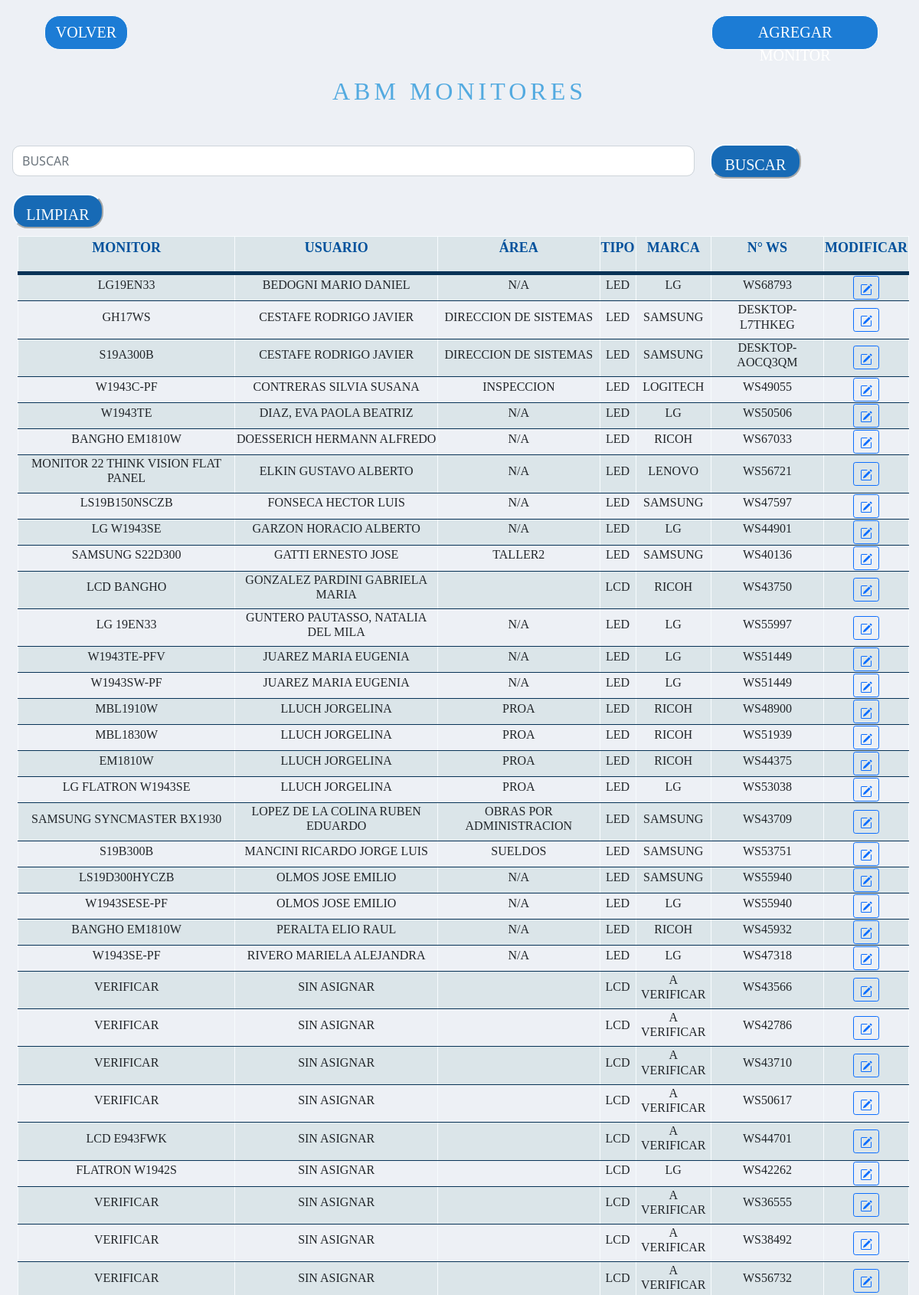
Screenshot of /abmmonitores.php (signed in, upper part) with the database file from the repository.
### tables this page shows
CREATE TABLE `periferico` (
  `ID_PERI` int(3) NOT NULL,
  `ID_TIPOP` int(3) NOT NULL,
  `NOMBREP` varchar(50) NOT NULL,
  `SERIEG` varchar(50) NOT NULL,
  `ID_MARCA` int(3) NOT NULL,
  `SERIE` varchar(50) NOT NULL,
  `ID_PROCEDENCIA` int(11) NOT NULL,
  `OBSERVACION` longtext NOT NULL,
  `TIPOP` varchar(50) NOT NULL,
  `MAC` varchar(50) NOT NULL,
  `RIP` varchar(50) NOT NULL,
  `IP` varchar(50) NOT NULL,
  `ID_PROVEEDOR` int(11) NOT NULL,
  `FACTURA` varchar(50) NOT NULL,
  `ID_AREA` int(11) NOT NULL,
  `ID_USUARIO` int(3) NOT NULL,
  `GARANTIA` varchar(100) NOT NULL,
  `ID_ESTADOWS` int(3) NOT NULL,
  `ID_MODELO` int(11) NOT NULL
);

CREATE TABLE `usuarios` (
  `ID_USUARIO` int(4) NOT NULL,
  `NOMBRE` varchar(50) NOT NULL,
  `CUIL` varchar(11) NOT NULL,
  `ID_AREA` int(3) NOT NULL,
  `PISO` varchar(3) NOT NULL,
  `INTERNO` varchar(10) NOT NULL,
  `CORREO` varchar(100) NOT NULL,
  `CORREO_PERSONAL` varchar(100) NOT NULL,
  `TELEFONO_PERSONAL` varchar(100) NOT NULL,
  `ID_TURNO` int(2) NOT NULL,
  `ACTIVO` varchar(8) NOT NULL,
  `OBSERVACION` longtext NOT NULL
);

CREATE TABLE `area` (
  `ID_AREA` int(5) NOT NULL,
  `AREA` text NOT NULL,
  `ID_REPA` int(3) NOT NULL,
  `ACTIVO` varchar(8) NOT NULL,
  `OBSERVACION` longtext NOT NULL
);

CREATE TABLE `tipop` (
  `ID_TIPOP` int(11) NOT NULL,
  `TIPO` varchar(50) NOT NULL
);

CREATE TABLE `marcas` (
  `ID_MARCA` int(11) NOT NULL,
  `MARCA` varchar(50) NOT NULL
);

### abmmonitores.php (the view, shortened to what this page needs)
<?php
include('conexion.php');
?>
<!DOCTYPE html>
<html>
<head>
    <link href="https://cdn.jsdelivr.net/npm/bootstrap@5.1.3/dist/css/bootstrap.min.css" rel="stylesheet">
    <link rel="stylesheet" href="https://cdn.jsdelivr.net/npm/bootstrap-icons@1.5.0/font/bootstrap-icons.css">
	<link rel="stylesheet" type="text/css" href="estiloallabm.css">
</head>
<body>
    <section id="inicio">
        <div id="reporteEst" style="width: 97%; margin-left: 20px;">
            <div class="form-group row justify-content-between" style="margin: 10px; padding:10px;">
                <a id="vlv"  href="abm.php" class="col-3 btn btn-primary " type="button"  value="VOLVER">VOLVER</a>
                <a id="agr"  href="agregarmonitor.php" class="col-3 btn btn-primary " type="button">AGREGAR MONITOR</a>
            </div>
         </div>
        <h1>ABM MONITORES</h1>
		<form method="POST" action="abmmonitores.php">
				<div class="form-group row">
					<input type="text" style="margin-left: 10px; width: 75%; height: 40px; margin-top: 12px; 	box-sizing: border-box; border-radius: 10px; text-transform:uppercase;" name="buscar"  placeholder="Buscar"  class="form-control largo col-xl-4 col-lg-4">
					<input id="vlva" class="button col-xl-2 col-lg-2" style="margin-left: 10px; margin-top: 10px;" type="submit" name="btn2" value="BUSCAR"></input>
					<input id="vlva" class="button col-xl-2 col-lg-2" style="margin-left: 10px; margin-top: 10px;" type="submit" name="btn1" value="LIMPIAR"></input>
				</div>
		</form>
        <?php
				echo "<table width=100%>
						<thead>
							<tr>
								<th><p>MONITOR</p></th>
								<th><p>USUARIO</p></th>
								<th><p>ÁREA</p></th>
								<th><p>TIPO</p></th>
                                <th><p>MARCA</p></th>
								<th><p>N° WS</p></th>
								<th><p>MODIFICAR</p></th>
							</tr>
						</thead>
					";
					if(isset($_POST['btn2']))
					{
						$doc = $_POST['buscar'];
						$consultar=mysqli_query($datos_base, "SELECT p.ID_PERI, u.NOMBRE, p.NOMBREP, t.TIPO, m.MARCA, p.SERIEG, a.AREA
						FROM periferico p
						INNER JOIN usuarios AS u ON u.ID_USUARIO = p.ID_USUARIO
						LEFT JOIN area AS a ON  u.ID_AREA = a.ID_AREA
						LEFT JOIN tipop AS t ON p.ID_TIPOP = t.ID_TIPOP
						LEFT JOIN marcas AS m ON p.ID_MARCA = m.ID_MARCA
						WHERE p.TIPOP LIKE '%MONITOR%' AND (a.AREA LIKE '%$doc%' OR u.NOMBRE LIKE '%$doc%' OR p.SERIEG LIKE '%$doc%' OR p.NOMBREP LIKE '%$doc%' OR t.TIPO LIKE '%$doc%' OR m.MARCA LIKE '%$doc%')
						ORDER BY u.NOMBRE ASC");
							while($listar = mysqli_fetch_array($consultar))
							{
								echo
								"
									<tr>
										<td><h4 style='font-size:16px;'>".$listar['NOMBREP']."</h4></td>
										<td><h4 style='font-size:16px;'>".$listar['NOMBRE']."</h4></td>
										<td><h4 style='font-size:16px;'>".$listar['AREA']."</h4></td>
										<td><h4 style='font-size:16px;'>".$listar['TIPO']."</h4></td>
										<td><h4 style='font-size:16px;'>".$listar['MARCA']."</h4></td>
										<td><h4 style='font-size:16px;'>".$listar['SERIEG']."</h4></td>
										<td class='text-center text-nowrap'><a class='btn btn-sm btn-outline-primary' href=modmonitores.php?no=".$listar['ID_PERI']." class=mod><svg xmlns='http://www.w3.org/2000/svg' width='16' height='16' fill='currentColor' class='bi bi-pencil-square' viewBox='0 0 16 16'>
																			<path d='M15.502 1.94a.5.5 0 0 1 0 .706L14.459 3.69l-2-2L13.502.646a.5.5 0 0 1 .707 0l1.293 1.293zm-1.75 2.456-2-2L4.939 9.21a.5.5 0 0 0-.121.196l-.805 2.414a.25.25 0 0 0 .316.316l2.414-.805a.5.5 0 0 0 .196-.12l6.813-6.814z'/>
																			<path fill-rule='evenodd' d='M1 13.5A1.5 1.5 0 0 0 2.5 15h11a1.5 1.5 0 0 0 1.5-1.5v-6a.5.5 0 0 0-1 0v6a.5.5 0 0 1-.5.5h-11a.5.5 0 0 1-.5-.5v-11a.5.5 0 0 1 .5-.5H9a.5.5 0 0 0 0-1H2.5A1.5 1.5 0 0 0 1 2.5v11z'/>
																		</svg></a>
										</td>
									</tr>";
						}
					}
					else
					{
						$consultar=mysqli_query($datos_base, "SELECT p.ID_PERI, u.NOMBRE, p.NOMBREP, t.TIPO, m.MARCA, p.SERIEG, a.AREA
						FROM periferico p
						INNER JOIN usuarios AS u ON u.ID_USUARIO = p.ID_USUARIO
						LEFT JOIN area AS a ON  u.ID_AREA = a.ID_AREA
						LEFT JOIN tipop AS t ON p.ID_TIPOP = t.ID_TIPOP
						LEFT JOIN marcas AS m ON p.ID_MARCA = m.ID_MARCA
						WHERE p.TIPOP LIKE '%MONITOR%'
						ORDER BY u.NOMBRE ASC");
							while($listar = mysqli_fetch_array($consultar))
							{
								echo
								"
									<tr>
										<td><h4 style='font-size:16px;'>".$listar['NOMBREP']."</h4></td>
										<td><h4 style='font-size:16px;'>".$listar['NOMBRE']."</h4></td>
										<td><h4 style='font-size:16px;'>".$listar['AREA']."</h4></td>
										<td><h4 style='font-size:16px;'>".$listar['TIPO']."</h4></td>
										<td><h4 style='font-size:16px;'>".$listar['MARCA']."</h4></td>
										<td><h4 style='font-size:16px;'>".$listar['SERIEG']."</h4></td>
										<td class='text-center text-nowrap'><a class='btn btn-sm btn-outline-primary' href=modmonitores.php?no=".$listar['ID_PERI']." class=mod><svg xmlns='http://www.w3.org/2000/svg' width='16' height='16' fill='currentColor' class='bi bi-pencil-square' viewBox='0 0 16 16'>
																			<path d='M15.502 1.94a.5.5 0 0 1 0 .706L14.459 3.69l-2-2L13.502.646a.5.5 0 0 1 .707 0l1.293 1.293zm-1.75 2.456-2-2L4.939 9.21a.5.5 0 0 0-.121.196l-.805 2.414a.25.25 0 0 0 .316.316l2.414-.805a.5.5 0 0 0 .196-.12l6.813-6.814z'/>
																			<path fill-rule='evenodd' d='M1 13.5A1.5 1.5 0 0 0 2.5 15h11a1.5 1.5 0 0 0 1.5-1.5v-6a.5.5 0 0 0-1 0v6a.5.5 0 0 1-.5.5h-11a.5.5 0 0 1-.5-.5v-11a.5.5 0 0 1 .5-.5H9a.5.5 0 0 0 0-1H2.5A1.5 1.5 0 0 0 1 2.5v11z'/>
																		</svg></a>
										</td>
									</tr>";
							}
					}
					echo "</table>";
					?>
    </section>
</body>
</html>

### estiloallabm.css (style rules this page uses)
section, header { width: 97%; margin-left: auto; margin-right: auto; }
h1 { text-align: center; color: #53AAE0; font-family: TrasandinaBlack; margin-bottom: 40px; margin-top:25px; font-size: 32px; letter-spacing: 5px; }
h4 { text-align: center; font-family: TrasandinaBook; font-size: 14px; text-transform: uppercase; }
p { text-align: center; font-family: TrasandinaMedium; color: #00519C; font-size: 18px; }
#inicio { height: auto; }
input { height: 40px; width: auto; margin: 10px; margin-top: 0px; margin-left: 20px; padding: 10px; display: inline; box-sizing: border-box; border-radius: 10px; border-color: white; }
input { background-color: white; }
::placeholder { color: black; }
.button { width: 200px; height: 50px; color: #f7fbfd; font-size: 20px; float: right; font-family: TrasandinaBook; background-color: #53AAE0; border-color: #f7fbfd; }
#vlv { width: 10%; height: 45px; background-color: #1c7cd5; border-color: #f7fbfd; font-size: 20px; font-family: TrasandinaBook; border-radius: 20px; }
#agr { width: 20%; height: 45px; background-color: #1c7cd5; border-color: #f7fbfd; font-size: 20px; font-family: TrasandinaBook; border-radius: 20px; }
h1 { text-align: center; color: #53AAE0; font-family: TrasandinaBlack; font-size: 32px; letter-spacing: 5px; }
table { text-align: left; margin-left: 5px; background-color: #dbe5e9; border-collapse: collapse; width:100%; }
th, td { border: solid 1px #f7fbfd; border-bottom: solid 1px #073256; }
thead { background-color: #dbe5e9; border-bottom: solid 5px #073256; width: 100%; }
tr:nth-child(even) { background-color: #edf0f5; }
#vlva { width: 10%; height: 45px; background-color: #176AB5; border-color: #f7fbfd; font-size: 20px; font-family: TrasandinaBook; border-radius: 20px; }

### abmmonitores.php (style rules this page uses)
body { background-color: #edf0f5; }

### rows the page displays
periferico: NOMBREP "LG19EN33", ID_USUARIO.NOMBRE "BEDOGNI MARIO DANIEL", ID_AREA.AREA "N/A", ID_TIPOP.TIPO "LED", ID_MARCA.MARCA "LG", SERIEG "WS68793"
periferico: NOMBREP "GH17WS", ID_USUARIO.NOMBRE "CESTAFE RODRIGO JAVIER", area.AREA "DIRECCION DE SISTEMAS", ID_TIPOP.TIPO "LED", ID_MARCA.MARCA "SAMSUNG", SERIEG "DESKTOP-L7THKEG"
periferico: NOMBREP "S19A300B", ID_USUARIO.NOMBRE "CESTAFE RODRIGO JAVIER", area.AREA "DIRECCION DE SISTEMAS", ID_TIPOP.TIPO "LED", ID_MARCA.MARCA "SAMSUNG", SERIEG "DESKTOP-AOCQ3QM"
periferico: NOMBREP "W1943C-PF", ID_USUARIO.NOMBRE "CONTRERAS SILVIA SUSANA", area.AREA "INSPECCION", ID_TIPOP.TIPO "LED", ID_MARCA.MARCA "LOGITECH", SERIEG "WS49055"
periferico: NOMBREP "W1943TE", ID_USUARIO.NOMBRE "DIAZ, EVA PAOLA BEATRIZ", ID_AREA.AREA "N/A", ID_TIPOP.TIPO "LED", ID_MARCA.MARCA "LG", SERIEG "WS50506"
periferico: NOMBREP "BANGHO EM1810W", ID_USUARIO.NOMBRE "DOESSERICH HERMANN ALFREDO", ID_AREA.AREA "N/A", ID_TIPOP.TIPO "LED", ID_MARCA.MARCA "RICOH", SERIEG "WS67033"
periferico: NOMBREP "MONITOR 22 THINK VISION FLAT PANEL", ID_USUARIO.NOMBRE "ELKIN GUSTAVO ALBERTO", ID_AREA.AREA "N/A", ID_TIPOP.TIPO "LED", ID_MARCA.MARCA "LENOVO", SERIEG "WS56721"
periferico: NOMBREP "LS19B150NSCZB", ID_USUARIO.NOMBRE "FONSECA HECTOR LUIS", ID_AREA.AREA "N/A", ID_TIPOP.TIPO "LED", ID_MARCA.MARCA "SAMSUNG", SERIEG "WS47597"
periferico: NOMBREP "LG W1943SE", ID_USUARIO.NOMBRE "GARZON HORACIO ALBERTO", ID_AREA.AREA "N/A", ID_TIPOP.TIPO "LED", ID_MARCA.MARCA "LG", SERIEG "WS44901"
periferico: NOMBREP "SAMSUNG S22D300", ID_USUARIO.NOMBRE "GATTI ERNESTO JOSE", area.AREA "TALLER2", ID_TIPOP.TIPO "LED", ID_MARCA.MARCA "SAMSUNG", SERIEG "WS40136"
periferico: NOMBREP "LCD BANGHO", ID_USUARIO.NOMBRE "GONZALEZ PARDINI GABRIELA MARIA", ID_TIPOP.TIPO "LCD", ID_MARCA.MARCA "RICOH", SERIEG "WS43750"
periferico: NOMBREP "LG 19EN33", ID_USUARIO.NOMBRE "GUNTERO PAUTASSO, NATALIA DEL MILA", ID_AREA.AREA "N/A", ID_TIPOP.TIPO "LED", ID_MARCA.MARCA "LG", SERIEG "WS55997"
periferico: NOMBREP "W1943TE-PFV", ID_USUARIO.NOMBRE "JUAREZ MARIA EUGENIA", ID_AREA.AREA "N/A", ID_TIPOP.TIPO "LED", ID_MARCA.MARCA "LG", SERIEG "WS51449"
periferico: NOMBREP "W1943SW-PF", ID_USUARIO.NOMBRE "JUAREZ MARIA EUGENIA", ID_AREA.AREA "N/A", ID_TIPOP.TIPO "LED", ID_MARCA.MARCA "LG", SERIEG "WS51449"
periferico: NOMBREP "MBL1910W", ID_USUARIO.NOMBRE "LLUCH JORGELINA", area.AREA "PROA", ID_TIPOP.TIPO "LED", ID_MARCA.MARCA "RICOH", SERIEG "WS48900"
periferico: NOMBREP "MBL1830W", ID_USUARIO.NOMBRE "LLUCH JORGELINA", area.AREA "PROA", ID_TIPOP.TIPO "LED", ID_MARCA.MARCA "RICOH", SERIEG "WS51939"
periferico: NOMBREP "EM1810W", ID_USUARIO.NOMBRE "LLUCH JORGELINA", area.AREA "PROA", ID_TIPOP.TIPO "LED", ID_MARCA.MARCA "RICOH", SERIEG "WS44375"
periferico: NOMBREP "LG FLATRON W1943SE", ID_USUARIO.NOMBRE "LLUCH JORGELINA", area.AREA "PROA", ID_TIPOP.TIPO "LED", ID_MARCA.MARCA "LG", SERIEG "WS53038"
periferico: NOMBREP "SAMSUNG SYNCMASTER BX1930", ID_USUARIO.NOMBRE "LOPEZ DE LA COLINA RUBEN EDUARDO", area.AREA "OBRAS POR ADMINISTRACION", ID_TIPOP.TIPO "LED", ID_MARCA.MARCA "SAMSUNG", SERIEG "WS43709"
periferico: NOMBREP "S19B300B", ID_USUARIO.NOMBRE "MANCINI RICARDO JORGE LUIS", area.AREA "SUELDOS", ID_TIPOP.TIPO "LED", ID_MARCA.MARCA "SAMSUNG", SERIEG "WS53751"
periferico: NOMBREP "LS19D300HYCZB", ID_USUARIO.NOMBRE "OLMOS JOSE EMILIO", ID_AREA.AREA "N/A", ID_TIPOP.TIPO "LED", ID_MARCA.MARCA "SAMSUNG", SERIEG "WS55940"
periferico: NOMBREP "W1943SESE-PF", ID_USUARIO.NOMBRE "OLMOS JOSE EMILIO", ID_AREA.AREA "N/A", ID_TIPOP.TIPO "LED", ID_MARCA.MARCA "LG", SERIEG "WS55940"
periferico: NOMBREP "BANGHO EM1810W", ID_USUARIO.NOMBRE "PERALTA ELIO RAUL", ID_AREA.AREA "N/A", ID_TIPOP.TIPO "LED", ID_MARCA.MARCA "RICOH", SERIEG "WS45932"
periferico: NOMBREP "W1943SE-PF", ID_USUARIO.NOMBRE "RIVERO MARIELA ALEJANDRA", ID_AREA.AREA "N/A", ID_TIPOP.TIPO "LED", ID_MARCA.MARCA "LG", SERIEG "WS47318"
periferico: NOMBREP "VERIFICAR", ID_USUARIO.NOMBRE "SIN ASIGNAR", ID_TIPOP.TIPO "LCD", ID_MARCA.MARCA "A VERIFICAR", SERIEG "WS43566"
periferico: NOMBREP "VERIFICAR", ID_USUARIO.NOMBRE "SIN ASIGNAR", ID_TIPOP.TIPO "LCD", ID_MARCA.MARCA "A VERIFICAR", SERIEG "WS42786"
periferico: NOMBREP "VERIFICAR", ID_USUARIO.NOMBRE "SIN ASIGNAR", ID_TIPOP.TIPO "LCD", ID_MARCA.MARCA "A VERIFICAR", SERIEG "WS43710"
periferico: NOMBREP "VERIFICAR", ID_USUARIO.NOMBRE "SIN ASIGNAR", ID_TIPOP.TIPO "LCD", ID_MARCA.MARCA "A VERIFICAR", SERIEG "WS50617"
periferico: NOMBREP "LCD E943FWK", ID_USUARIO.NOMBRE "SIN ASIGNAR", ID_TIPOP.TIPO "LCD", ID_MARCA.MARCA "A VERIFICAR", SERIEG "WS44701"
periferico: NOMBREP "FLATRON W1942S", ID_USUARIO.NOMBRE "SIN ASIGNAR", ID_TIPOP.TIPO "LCD", ID_MARCA.MARCA "LG", SERIEG "WS42262"
periferico: NOMBREP "VERIFICAR", ID_USUARIO.NOMBRE "SIN ASIGNAR", ID_TIPOP.TIPO "LCD", ID_MARCA.MARCA "A VERIFICAR", SERIEG "WS36555"
periferico: NOMBREP "VERIFICAR", ID_USUARIO.NOMBRE "SIN ASIGNAR", ID_TIPOP.TIPO "LCD", ID_MARCA.MARCA "A VERIFICAR", SERIEG "WS38492"
periferico: NOMBREP "VERIFICAR", ID_USUARIO.NOMBRE "SIN ASIGNAR", ID_TIPOP.TIPO "LCD", ID_MARCA.MARCA "A VERIFICAR", SERIEG "WS56732"
